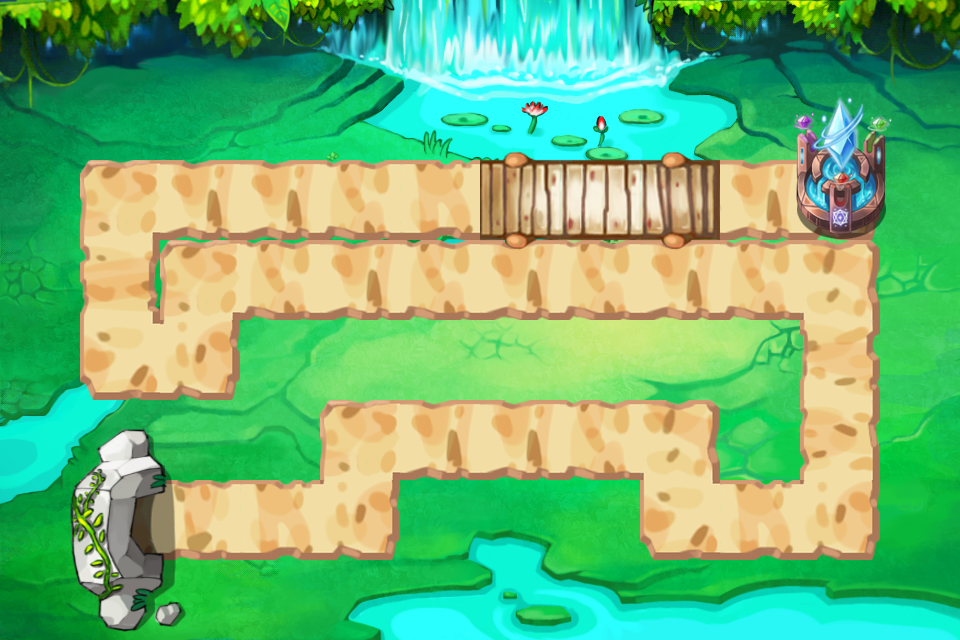

This game map was drawn from its Tiled (.tmx) file and the tilesets committed beside it. A one-line description and the trimmed map source follow:
An orthogonal 12x8 tile map with 80x80 px tiles, 3 tile layers (layer_1, layer_2, layer_3) and 12 objects (1, 2, 3, 4, 5, ...).

<map version="1.0" orientation="orthogonal" width="12" height="8" tilewidth="80" tileheight="80">
 <tileset firstgid="1" name="map-1" tilewidth="80" tileheight="80">
  <image source="map-1.png" width="2046" height="2046" />
  <tile id="0">
   <properties>
    <property name="isWater" value="isWater" />
   </properties>
  </tile>
  <tile id="1">
   <properties>
    <property name="isWater" value="isWater" />
   </properties>
  </tile>
  <tile id="2">
   <properties>
    <property name="isWater" value="isWater" />
   </properties>
  </tile>
  <tile id="3">
   <properties>
    <property name="isWater" value="isWater" />
   </properties>
  </tile>
  <tile id="4">
   <properties>
    <property name="isWater" value="isWater" />
   </properties>
  </tile>
  <tile id="5">
   <properties>
    <property name="isWater" value="isWater" />
   </properties>
  </tile>
  <tile id="6">
   <properties>
    <property name="isWater" value="isWater" />
   </properties>
  </tile>
  <tile id="7">
   <properties>
    <property name="isWater" value="isWater" />
   </properties>
  </tile>
  <tile id="8">
   <properties>
    <property name="isWater" value="isWater" />
   </properties>
  </tile>
  <tile id="9">
   <properties>
    <property name="isWater" value="isWater" />
   </properties>
  </tile>
  <tile id="10">
   <properties>
    <property name="isWater" value="isWater" />
   </properties>
  </tile>
  <tile id="11">
   <properties>
    <property name="isWater" value="isWater" />
   </properties>
  </tile>
  <tile id="13">
   <properties>
    <property name="isPath" value="isPath" />
   </properties>
  </tile>
  <tile id="14">
   <properties>
    <property name="isPath" value="isPath" />
   </properties>
  </tile>
  <tile id="15">
   <properties>
    <property name="isPath" value="isPath" />
   </properties>
  </tile>
  <tile id="16">
   <properties>
    <property name="isPath" value="isPath" />
   </properties>
  </tile>
  <tile id="17">
   <properties>
    <property name="HP" value="1000" />
    <property name="coins" value="50" />
    <property name="isBarrier" value="41" />
   </properties>
  </tile>
  <tile id="18">
   <properties>
    <property name="HP" value="1000" />
    <property name="coins" value="50" />
    <property name="isBarrier" value="42" />
   </properties>
  </tile>
  <tile id="20">
   <properties>
    <property name="isExit" value="isExit" />
   </properties>
  </tile>
  <tile id="25">
   <properties>
    <property name="isTower" value="isTower" />
   </properties>
  </tile>
  <tile id="26">
   <properties>
    <property name="isTower" value="isTower" />
   </properties>
  </tile>
  <tile id="27">
   <properties>
    <property name="isTower" value="isTower" />
   </properties>
  </tile>
  <tile id="28">
   <properties>
    <property name="isTower" value="isTower" />
   </properties>
  </tile>
  <tile id="29">
   <properties>
    <property name="isTower" value="isTower" />
   </properties>
  </tile>
  <tile id="30">
   <properties>
    <property name="isWater" value="isWater" />
   </properties>
  </tile>
  <tile id="31">
   <properties>
    <property name="isWater" value="isWater" />
   </properties>
  </tile>
  <tile id="32">
   <properties>
    <property name="isWater" value="isWater" />
   </properties>
  </tile>
  <tile id="33">
   <properties>
    <property name="isWater" value="isWater" />
   </properties>
  </tile>
  <tile id="34">
   <properties>
    <property name="isTower" value="isTower" />
   </properties>
  </tile>
  <tile id="35">
   <properties>
    <property name="isTower" value="isTower" />
   </properties>
  </tile>
  <tile id="36">
   <properties>
    <property name="isTower" value="isTower" />
   </properties>
  </tile>
  <tile id="38">
   <properties>
    <property name="isPath" value="isPath" />
   </properties>
  </tile>
  <tile id="39">
   <properties>
    <property name="HP" value="200" />
    <property name="coins" value="10" />
    <property name="isBarrier" value="1" />
   </properties>
  </tile>
  <tile id="41">
   <properties>
    <property name="isPath" value="isPath" />
   </properties>
  </tile>
  <tile id="42">
   <properties>
    <property name="HP" value="1000" />
    <property name="coins" value="50" />
    <property name="isBarrier" value="43" />
   </properties>
  </tile>
  <tile id="43">
   <properties>
    <property name="HP" value="1000" />
    <property name="coins" value="50" />
    <property name="isBarrier" value="44" />
   </properties>
  </tile>
  <tile id="45">
   <properties>
    <property name="isExit" value="isExit" />
   </properties>
  </tile>
  <tile id="50">
   <properties>
    <property name="isTower" value="isTower" />
   </properties>
  </tile>
  <tile id="51">
   <properties>
    <property name="isTower" value="isTower" />
   </properties>
  </tile>
  <tile id="52">
   <properties>
    <property name="isTower" value="isTower" />
   </properties>
  </tile>
  <tile id="53">
   <properties>
    <property name="isTower" value="isTower" />
   </properties>
  </tile>
  <tile id="54">
   <properties>
    <property name="isTower" value="isTower" />
   </properties>
  </tile>
  <tile id="55">
   <properties>
    <property name="isTower" value="isTower" />
   </properties>
  </tile>
  <tile id="56">
   <properties>
    <property name="isWater" value="isWater" />
   </properties>
  </tile>
  <tile id="57">
   <properties>
    <property name="isWater" value="isWater" />
   </properties>
  </tile>
  <tile id="58">
   <properties>
    <property name="isTower" value="isTower" />
   </properties>
  </tile>
  <tile id="59">
   <properties>
    <property name="isTower" value="isTower" />
   </properties>
  </tile>
  <tile id="60">
   <properties>
    <property name="isTower" value="isTower" />
   </properties>
  </tile>
  <tile id="61">
   <properties>
    <property name="isTower" value="isTower" />
   </properties>
  </tile>
  <tile id="63">
   <properties>
    <property name="isPath" value="isPath" />
   </properties>
  </tile>
  <tile id="64">
   <properties>
    <property name="HP" value="500" />
    <property name="coins" value="20" />
    <property name="isBarrier" value="21" />
   </properties>
  </tile>
  <tile id="65">
   <properties>
    <property name="HP" value="500" />
    <property name="coins" value="20" />
    <property name="isBarrier" value="22" />
   </properties>
  </tile>
  <tile id="66">
   <properties>
    <property name="isPath" value="isPath" />
   </properties>
  </tile>
  <tile id="68">
   <properties>
    <property name="isPath" value="isPath" />
   </properties>
  </tile>
  <tile id="75">
   <properties>
    <property name="isTower" value="isTower" />
   </properties>
  </tile>
  <tile id="76">
   <properties>
    <property name="isTower" value="isTower" />
   </properties>
  </tile>
  <tile id="77">
   <properties>
    <property name="isWater" value="isWater" />
   </properties>
  </tile>
  <tile id="78">
   <properties>
    <property name="isWater" value="isWater" />
   </properties>
  </tile>
  <tile id="79">
   <properties>
    <property name="isTower" value="isTower" />
   </properties>
  </tile>
  <tile id="80">
   <properties>
    <property name="isTower" value="isTower" />
   </properties>
  </tile>
  <tile id="81">
   <properties>
    <property name="isTower" value="isTower" />
   </properties>
  </tile>
  <tile id="82">
   <properties>
    <property name="isTower" value="isTower" />
   </properties>
  </tile>
  <tile id="83">
   <properties>
    <property name="isTower" value="isTower" />
   </properties>
  </tile>
  <tile id="84">
   <properties>
    <property name="isTower" value="isTower" />
   </properties>
  </tile>
  <tile id="85">
   <properties>
    <property name="isTower" value="isTower" />
   </properties>
  </tile>
  <tile id="86">
   <properties>
    <property name="isTower" value="isTower" />
   </properties>
  </tile>
  <tile id="88">
   <properties>
    <property name="isPath" value="isPath" />
   </properties>
  </tile>
  <tile id="89">
   <properties>
    <property name="isPath" value="isPath" />
   </properties>
  </tile>
  <tile id="90">
   <properties>
    <property name="isPath" value="isPath" />
   </properties>
  </tile>
  <tile id="91">
   <properties>
    <property name="isPath" value="isPath" />
   </properties>
  </tile>
  <tile id="92">
   <properties>
    <property name="isPath" value="isPath" />
   </properties>
  </tile>
  <tile id="93">
   <properties>
    <property name="isPath" value="isPath" />
   </properties>
  </tile>
  <tile id="94">
   <properties>
    <property name="isPath" value="isPath" />
   </properties>
  </tile>
  <tile id="100">
   <properties>
    <property name="isTower" value="isTower" />
   </properties>
  </tile>
  <tile id="101">
   <properties>
    <property name="isWater" value="isWater" />
   </properties>
  </tile>
  <tile id="102">
   <properties>
    <property name="isTower" value="isTower" />
   </properties>
  </tile>
  <tile id="103">
   <properties>
    <property name="isTower" value="isTower" />
   </properties>
  </tile>
  <tile id="104">
   <properties>
    <property name="isTower" value="isTower" />
   </properties>
  </tile>
  <tile id="105">
   <properties>
    <property name="isTower" value="isTower" />
   </properties>
  </tile>
  <tile id="106">
   <properties>
    <property name="isTower" value="isTower" />
   </properties>
  </tile>
  <tile id="107">
   <properties>
    <property name="isTower" value="isTower" />
   </properties>
  </tile>
  <tile id="108">
   <properties>
    <property name="isTower" value="isTower" />
   </properties>
  </tile>
  <tile id="109">
   <properties>
    <property name="isTower" value="isTower" />
   </properties>
  </tile>
  <tile id="110">
   <properties>
    <property name="isTower" value="isTower" />
   </properties>
  </tile>
  <tile id="111">
   <properties>
    <property name="isTower" value="isTower" />
   </properties>
  </tile>
  <tile id="118">
   <properties>
    <property name="isPath" value="isPath" />
   </properties>
  </tile>
  <tile id="125">
   <properties>
    <property name="isWater" value="isWater" />
   </properties>
  </tile>
  <tile id="126">
   <properties>
    <property name="isTower" value="isTower" />
   </properties>
  </tile>
  <tile id="127">
   <properties>
    <property name="isTower" value="isTower" />
   </properties>
  </tile>
  <tile id="128">
   <properties>
    <property name="isTower" value="isTower" />
   </properties>
  </tile>
  <tile id="129">
   <properties>
    <property name="isTower" value="isTower" />
   </properties>
  </tile>
  <tile id="130">
   <properties>
    <property name="isTower" value="isTower" />
   </properties>
  </tile>
  <tile id="131">
   <properties>
    <property name="isTower" value="isTower" />
   </properties>
  </tile>
  <tile id="132">
   <properties>
    <property name="isTower" value="isTower" />
   </properties>
  </tile>
  <tile id="133">
   <properties>
    <property name="isTower" value="isTower" />
   </properties>
  </tile>
  <tile id="134">
   <properties>
    <property name="isTower" value="isTower" />
   </properties>
  </tile>
  <tile id="135">
   <properties>
    <property name="isTower" value="isTower" />
   </properties>
  </tile>
  <tile id="136">
   <properties>
    <property name="isTower" value="isTower" />
   </properties>
  </tile>
  <tile id="137">
   <properties>
    <property name="isPath" value="isPath" />
   </properties>
  </tile>
  <tile id="138">
   <properties>
    <property name="isPath" value="isPath" />
   </properties>
  </tile>
  <tile id="139">
   <properties>
    <property name="isPath" value="isPath" />
   </properties>
  </tile>
  <tile id="141">
   <properties>
    <property name="isPath" value="isPath" />
   </properties>
  </tile>
  <tile id="144">
   <properties>
    <property name="isWater" value="isWater" />
   </properties>
  </tile>
  <tile id="147">
   <properties>
    <property name="isWater" value="isWater" />
   </properties>
  </tile>
  <tile id="150">
   <properties>
    <property name="isTower" value="isTower" />
   </properties>
  </tile>
  <tile id="151">
   <properties>
    <property name="isTower" value="isTower" />
   </properties>
  </tile>
  <tile id="152">
   <properties>
    <property name="isTower" value="isTower" />
   </properties>
  </tile>
  <tile id="153">
   <properties>
    <property name="isTower" value="isTower" />
   </properties>
  </tile>
  <tile id="154">
   <properties>
    <property name="isTower" value="isTower" />
   </properties>
  </tile>
  <tile id="155">
   <properties>
    <property name="isTower" value="isTower" />
   </properties>
  </tile>
  <tile id="156">
   <properties>
    <property name="isWater" value="isWater" />
   </properties>
  </tile>
  <tile id="157">
   <properties>
    <property name="isTower" value="isTower" />
   </properties>
  </tile>
  <tile id="158">
   <properties>
    <property name="isTower" value="isTower" />
   </properties>
  </tile>
  <tile id="159">
   <properties>
    <property name="isTower" value="isTower" />
   </properties>
  </tile>
  <tile id="160">
   <properties>
    <property name="isTower" value="isTower" />
   </properties>
  </tile>
  <tile id="161">
   <properties>
    <property name="isTower" value="isTower" />
   </properties>
  </tile>
  <tile id="166">
   <properties>
    <property name="isPath" value="isPath" />
   </properties>
  </tile>
  <tile id="169">
   <properties>
    <property name="isEntrance" value="1" />
   </properties>
  </tile>
  <tile id="172">
   <properties>
    <property name="isEntrance" value="1" />
   </properties>
  </tile>
  <tile id="175">
   <properties>
    <property name="isTower" value="isTower" />
   </properties>
  </tile>
  <tile id="176">
   <properties>
    <property name="isTower" value="isTower" />
   </properties>
  </tile>
  <tile id="177">
   <properties>
    <property name="isTower" value="isTower" />
   </properties>
  </tile>
  <tile id="178">
   <properties>
    <property name="isTower" value="isTower" />
   </properties>
  </tile>
  <tile id="179">
   <properties>
    <property name="isWater" value="isWater" />
   </properties>
  </tile>
  <tile id="180">
   <properties>
    <property name="isWater" value="isWater" />
   </properties>
  </tile>
  <tile id="181">
   <properties>
    <property name="isWater" value="isWater" />
   </properties>
  </tile>
  <tile id="182">
   <properties>
    <property name="isWater" value="isWater" />
   </properties>
  </tile>
  <tile id="183">
   <properties>
    <property name="isWater" value="isWater" />
   </properties>
  </tile>
  <tile id="184">
   <properties>
    <property name="isWater" value="isWater" />
   </properties>
  </tile>
  <tile id="185">
   <properties>
    <property name="isWater" value="isWater" />
   </properties>
  </tile>
  <tile id="186">
   <properties>
    <property name="isWater" value="isWater" />
   </properties>
  </tile>
  <tile id="191">
   <properties>
    <property name="isPath" value="isPath" />
   </properties>
  </tile>
  <tile id="194">
   <properties>
    <property name="isWater" value="isWater" />
   </properties>
  </tile>
  <tile id="197">
   <properties>
    <property name="isWater" value="isWater" />
   </properties>
  </tile>
  <tile id="212">
   <properties>
    <property name="isWater" value="isWater" />
   </properties>
  </tile>
  <tile id="213">
   <properties>
    <property name="isEntrance" value="1" />
   </properties>
  </tile>
  <tile id="214">
   <properties>
    <property name="isWater" value="isWater" />
   </properties>
  </tile>
  <tile id="287">
   <properties>
    <property name="isWater" value="isWater" />
   </properties>
  </tile>
  <tile id="288">
   <properties>
    <property name="isEntrance" value="1" />
   </properties>
  </tile>
  <tile id="289">
   <properties>
    <property name="isWater" value="isWater" />
   </properties>
  </tile>
 </tileset>
 <layer name="layer_1" width="12" height="8">
  <data>[96 cells, 96 non-empty, 96 distinct tile ids]</data>
 </layer>
 <layer name="layer_2" width="12" height="8">
  <data>[96 cells, 33 non-empty, 11 distinct tile ids]</data>
 </layer>
 <layer name="layer_3" width="12" height="8">
  <data>[96 cells, 27 non-empty, 27 distinct tile ids]</data>
 </layer>
 <objectgroup name="layer_obj" width="12" height="8">
  <object name="1" x="160" y="480" width="80" height="80" />
  <object name="2" x="320" y="480" width="80" height="80" />
  <object name="3" x="320" y="400" width="80" height="80" />
  <object name="4" x="640" y="400" width="80" height="80" />
  <object name="5" x="640" y="480" width="80" height="80" />
  <object name="6" x="800" y="480" width="80" height="80" />
  <object name="7" x="800" y="240" width="80" height="80" />
  <object name="8" x="160" y="240" width="80" height="80" />
  <object name="9" x="160" y="320" width="80" height="80" />
  <object name="10" x="80" y="320" width="80" height="80" />
  <object name="11" x="80" y="160" width="80" height="80" />
  <object name="12" x="800" y="160" width="80" height="80" />
 </objectgroup>
</map>
